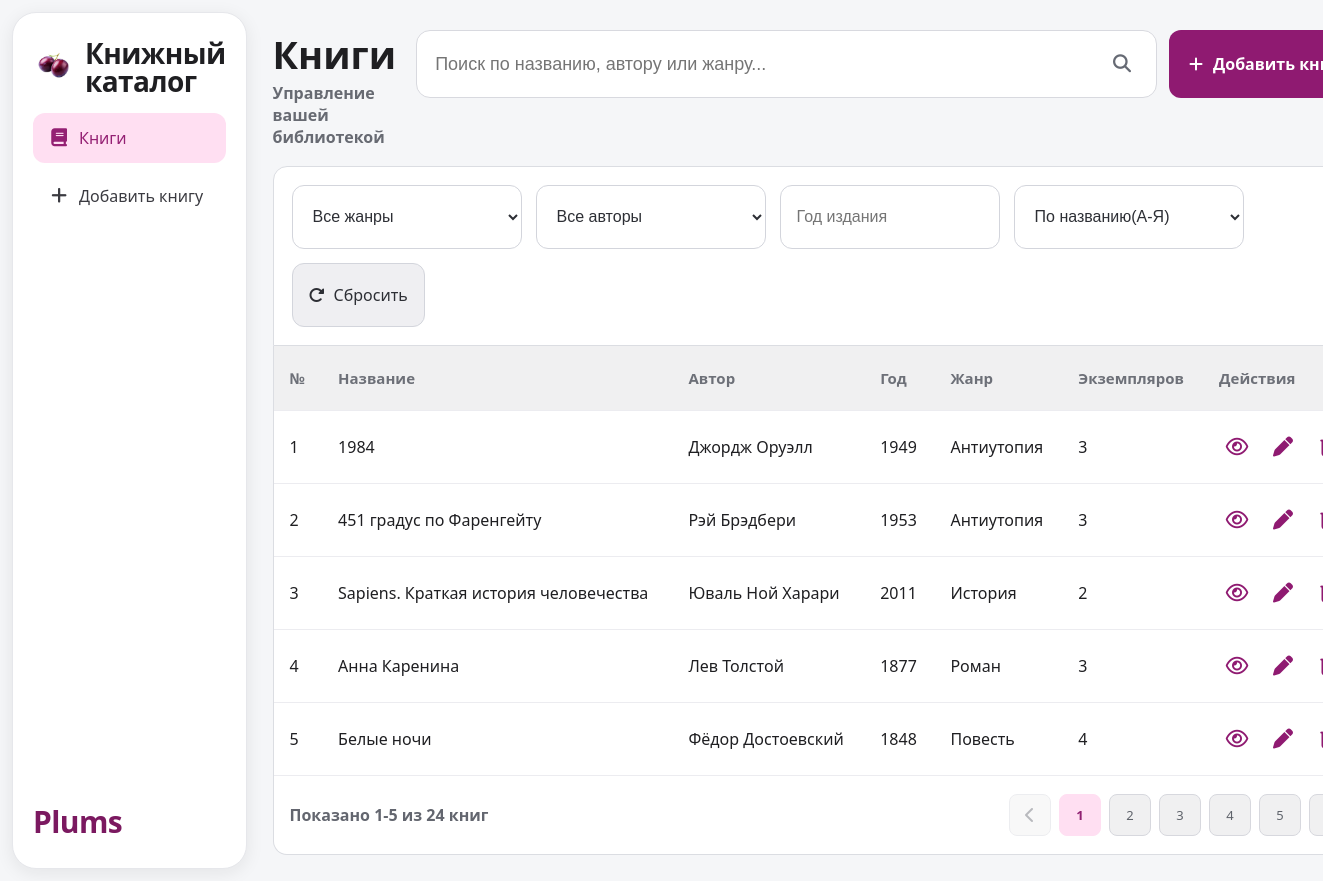
The page / on the database its author committed.
### tables this page shows
CREATE TABLE books (
                id INTEGER PRIMARY KEY AUTOINCREMENT,
                title TEXT NOT NULL,
                author TEXT NOT NULL,
                year INTEGER NOT NULL,
                genre TEXT NOT NULL,
                copies INTEGER NOT NULL DEFAULT 0
            , description TEXT NOT NULL DEFAULT '');

### app.py (the view)
@app.get("/")
def index():
    return render_template("index.html", **build_index_context(request.args))

### app.py (called while the page is built)
def _ensure_data_dir() -> None:
    DB_FILE.parent.mkdir(parents=True, exist_ok=True)

def get_connection() -> sqlite3.Connection:
    _ensure_data_dir()
    conn = sqlite3.connect(DB_FILE)
    conn.row_factory = sqlite3.Row
    return conn

def _ensure_description_column(conn: sqlite3.Connection) -> None:
    columns = {row["name"] for row in conn.execute("PRAGMA table_info(books)")}
    if "description" not in columns:
        conn.execute("ALTER TABLE books ADD COLUMN description TEXT NOT NULL DEFAULT ''")

def load_books() -> List[Book]:
    init_db()
    with get_connection() as conn:
        rows = conn.execute(
            "SELECT id, title, author, year, genre, copies, description FROM books"
        ).fetchall()
    return [
        Book(
            id=row["id"],
            title=row["title"],
            author=row["author"],
            year=row["year"],
            genre=row["genre"],
            copies=row["copies"],
            description=row["description"] or "",
        )
        for row in rows
    ]

def parse_int(value: str, default: int = 0) -> int:
    try:
        return int(value)
    except (TypeError, ValueError):
        return default

def parse_sort(sort_key: str) -> Tuple[str, str]:
    mapping = {
        "title_asc": ("title", "asc"),
        "title_desc": ("title", "desc"),
        "author_asc": ("author", "asc"),
        "author_desc": ("author", "desc"),
        "year_asc": ("year", "asc"),
        "year_desc": ("year", "desc"),
    }
    return mapping.get(sort_key, ("title", "asc"))

### templates/index.html (shortened to what this page needs)
{% extends "base.html" %}
{% block content %}
<div class="top-bar">
  <div class="top-title">
    <h1>Книги</h1>
    <p>Управление вашей библиотекой</p>
  </div>
  <div class="top-actions">
    <form class="search-form" method="get" action="{{ url_for('index') }}">
      <input
        type="text"
        name="q"
        placeholder="Поиск по названию, автору или жанру..."
        value="{{ filters.q }}"
      />
      <button type="submit" class="icon-btn" aria-label="Искать">
        <i class="fa-solid fa-magnifying-glass"></i>
      </button>
    </form>
    <a class="add-btn" href="{{ url_for('new_book') }}">
      <i class="fa-solid fa-plus"></i>
      Добавить книгу
    </a>
  </div>
</div>
<form class="filters" method="get" action="{{ url_for('index') }}">
  <select name="genre" onchange="this.form.submit()">
    <option value="" {% if not filters.genre %}selected{% endif %}>Все жанры</option>
  </select>
  <select name="author" onchange="this.form.submit()">
    <option value="" {% if not filters.author %}selected{% endif %}>Все авторы</option>
  </select>
  <input type="text" name="year" placeholder="Год издания" value="{{ filters.year }}" />
  <select name="sort" onchange="this.form.submit()">
    {% for value, label in sort_options %}
    <option value="{{ value }}" {% if filters.sort == value %}selected{% endif %}>{{ label }}</option>
    {% endfor %}
  </select>
  <a class="reset-btn" href="{{ url_for('index') }}"><i class="fa-solid fa-rotate-right"></i>Сбросить</a>
</form>
<div class="table-container">
  {% if books %}
  <table>
    <thead>
      <tr>
        <th>№</th>
        <th>Название</th>
        <th>Автор</th>
        <th>Год</th>
        <th>Жанр</th>
        <th>Экземпляров</th>
        <th>Действия</th>
      </tr>
    </thead>
    <tbody>
      {% for book in books %}
      <tr>
        <td>{{ pagination.start + loop.index0 }}</td>
        <td>{{ book.title }}</td>
        <td>{{ book.author }}</td>
        <td>{{ book.year }}</td>
        <td>{{ book.genre }}</td>
        <td>{{ book.copies }}</td>
        <td class="actions">
          <a href="{{ url_for('view_book', book_id=book.id) }}" title="Просмотр"><i class="fa-regular fa-eye"></i></a>
          <a href="{{ url_for('edit_book', book_id=book.id, **filters) }}" title="Редактировать"><i class="fa-solid fa-pen"></i></a>
          <a href="{{ url_for('confirm_delete_book', book_id=book.id, **filters) }}" title="Удалить" class="delete-link"><i class="fa-regular fa-trash-can"></i></a>
        </td>
      </tr>
      {% endfor %}
    </tbody>
  </table>
  <div class="pagination">
    <span>Показано {{ pagination.start }}-{{ pagination.end }} из {{ pagination.total_books }} книг</span>
    <div class="pages">
      {% if pagination.has_prev %}
      <a href="{{ url_for('index', page=pagination.page - 1, **filters) }}">
        <i class="fa-solid fa-chevron-left"></i>
      </a>
      {% else %}
      <span class="page-disabled"><i class="fa-solid fa-chevron-left"></i></span>
      {% endif %}
      {% for p in range(1, pagination.total_pages + 1) %}
      <a href="{{ url_for('index', page=p, **filters) }}" class="{% if p == pagination.page %}active-page{% endif %}">
        {{ p }}
      </a>
      {% endfor %}
      {% if pagination.has_next %}
      <a href="{{ url_for('index', page=pagination.page + 1, **filters) }}">
      </a>
      {% else %}
      <span class="page-disabled"><i class="fa-solid fa-chevron-right"></i></span>
      {% endif %}
    </div>
  </div>
  {% endif %}
</div>
{% endblock %}

### templates/base.html (shortened to what this page needs)
<!doctype html>
<html lang="ru">
  <head>
    <link
      rel="stylesheet"
      href="https://cdnjs.cloudflare.com/ajax/libs/font-awesome/6.5.1/css/all.min.css"
    />
    <link rel="stylesheet" href="{{ url_for('static', filename='styles.css') }}" />
  </head>
  <body>
    <div class="container">
      <aside class="sidebar">
        <div>
          <div class="logo">
            <img
              src="{{ url_for('static', filename='plum-logo.png') }}"
              alt="Plums"
              class="logo-img"
            />
            <span>Книжный каталог</span>
          </div>
          <nav class="menu">
            <a href="{{ url_for('index') }}" class="{% if request.endpoint in ('index', 'view_book') %}active{% endif %}">
              <i class="fa-solid fa-book"></i>
              Книги
            </a>
            <a href="{{ url_for('new_book') }}" class="{% if request.path == url_for('new_book') %}active{% endif %}">
              <i class="fa-solid fa-plus"></i>
              Добавить книгу
            </a>
          </nav>
        </div>
        <div class="brand">Plums</div>
      </aside>
      <main class="main-content">{% block content %}{% endblock %}</main>
    </div>
  </body>
</html>

### static/styles.css (style rules this page uses)
* { margin: 0; padding: 0; box-sizing: border-box; }
body { font-family: "Segoe UI", Arial, sans-serif; background: #f5f6f8; color: #1f1f22; font-size: 16px; }
.container { display: flex; min-height: 100vh; gap: 12px; padding: 12px; }
.sidebar { width: 290px; background: #fff; border: 1px solid #e6e7eb; border-radius: 24px; box-shadow: 0 4px 18px rgba(24, 24, 28, 0.08); display: flex; flex-direction: column; justify-content: space-between; padding: 26px 20px; }
.logo { font-size: 18px; font-weight: 700; display: flex; gap: 10px; align-items: center; margin-bottom: 18px; }
.logo-img { width: 42px; height: 42px; object-fit: contain; flex-shrink: 0; }
.logo span { font-size: 28px; line-height: 1; letter-spacing: -0.02em; }
.menu { margin-top: 12px; display: flex; flex-direction: column; gap: 8px; }
.menu a { text-decoration: none; color: #3b3b41; padding: 14px 16px; border-radius: 12px; display: flex; align-items: center; gap: 10px; font-size: 16px; font-weight: 500; transition: 0.2s; }
.menu .active { background: #ffdff2; color: #942073; }
.menu a i { font-size: 18px; width: 20px; text-align: center; }
.brand { color: #7b1960; font-weight: 800; font-size: 30px; letter-spacing: -0.02em; }
.main-content { flex: 1; padding: 18px 14px 14px 14px; }
.top-bar { display: flex; justify-content: space-between; align-items: flex-start; margin-bottom: 18px; gap: 20px; }
.top-title { margin-top: 4px; }
.top-bar h1 { font-size: 38px; line-height: 1.1; margin-bottom: 6px; }
.top-bar p { color: #676a72; font-size: 16px; font-weight: 600; }
.top-actions { display: flex; align-items: stretch; gap: 12px; }
.search-form { width: min(920px, 56vw); height: 68px; border: 1px solid #d8d9df; border-radius: 14px; background: #fff; display: flex; align-items: center; padding: 0 10px 0 18px; }
.search-form input { flex: 1; border: none; font-size: 18px; background: transparent; color: #2e2f35; }
.icon-btn { height: 48px; width: 48px; border: none; background: transparent; color: #666a74; cursor: pointer; font-size: 18px; }
.add-btn { background: #8f1a71; color: #fff; border: none; border-radius: 12px; padding: 0 20px; min-height: 68px; font-size: 16px; font-weight: 700; cursor: pointer; display: inline-flex; align-items: center; gap: 10px; text-decoration: none; white-space: nowrap; }
.filters { background: #fff; padding: 18px; border-radius: 14px 14px 0 0; display: flex; gap: 14px; margin-bottom: 0; border: 1px solid #dbdde2; flex-wrap: wrap; }
.filters input, .filters select, .apply-btn, .reset-btn { min-height: 64px; padding: 12px 16px; border-radius: 12px; border: 1px solid #d3d5dc; background: #fff; font-size: 16px; color: #2d2f35; }
.filters input { min-width: 220px; width: 220px; }
.filters select { width: 230px; }
.reset-btn { text-decoration: none; display: inline-flex; align-items: center; gap: 9px; background: #efeff2; cursor: pointer; }
.table-container { background: #fff; border-radius: 0 0 14px 14px; overflow: hidden; border: 1px solid #dbdde2; border-top: none; }
table { width: 100%; border-collapse: collapse; }
thead { background: #f0f0f1; }
th, td { padding: 22px 16px; text-align: left; font-size: 16px; }
th { color: #6d7078; font-size: 15px; font-weight: 700; }
tbody tr { border-top: 1px solid #ececf0; }
.actions { display: flex; align-items: center; gap: 10px; }
.actions a { color: #8f1a71; text-decoration: none; font-size: 20px; width: 36px; text-align: center; }
.danger-btn, .delete-link { background: transparent; color: #da2a2a; border: none; font-size: 22px; padding: 4px; cursor: pointer; text-decoration: none; display: inline-flex; align-items: center; justify-content: center; width: 36px; }
.pagination { display: flex; justify-content: space-between; align-items: center; padding: 18px 16px; border-top: 1px solid #ececf0; }
.pagination span { color: #63666f; font-size: 16px; font-weight: 600; }
.pages { display: flex; gap: 8px; align-items: center; }
.pages a, .page-disabled { width: 42px; height: 42px; border: 1px solid #d7d8de; border-radius: 8px; background: #f0f0f1; display: inline-flex; align-items: center; justify-content: center; text-decoration: none; cursor: pointer; font-size: 13px; color: #5f636b; }
.active-page { background: #ffdff2 !important; color: #902172 !important; font-weight: bold; border-color: #ffdff2 !important; }
.page-disabled { opacity: 0.45; cursor: default; }

### rows shown on the page
books: start "1", title "1984", author "Джордж Оруэлл", year "1949", genre "Антиутопия", copies "3"
books: start "2", title "451 градус по Фаренгейту", author "Рэй Брэдбери", year "1953", genre "Антиутопия", copies "3"
books: start "3", title "Sapiens. Краткая история человечества", author "Юваль Ной Харари", year "2011", genre "История", copies "2"
books: start "4", title "Анна Каренина", author "Лев Толстой", year "1877", genre "Роман", copies "3"
books: start "5", title "Белые ночи", author "Фёдор Достоевский", year "1848", genre "Повесть", copies "4"

### other values the page prints
{{ pagination.start }} "1"
{{ pagination.end }} "5"
{{ pagination.total_books }} "24"
{{ p }} "1" "2" "3" "4" "5"
form field sort "По названию(А-Я)"
